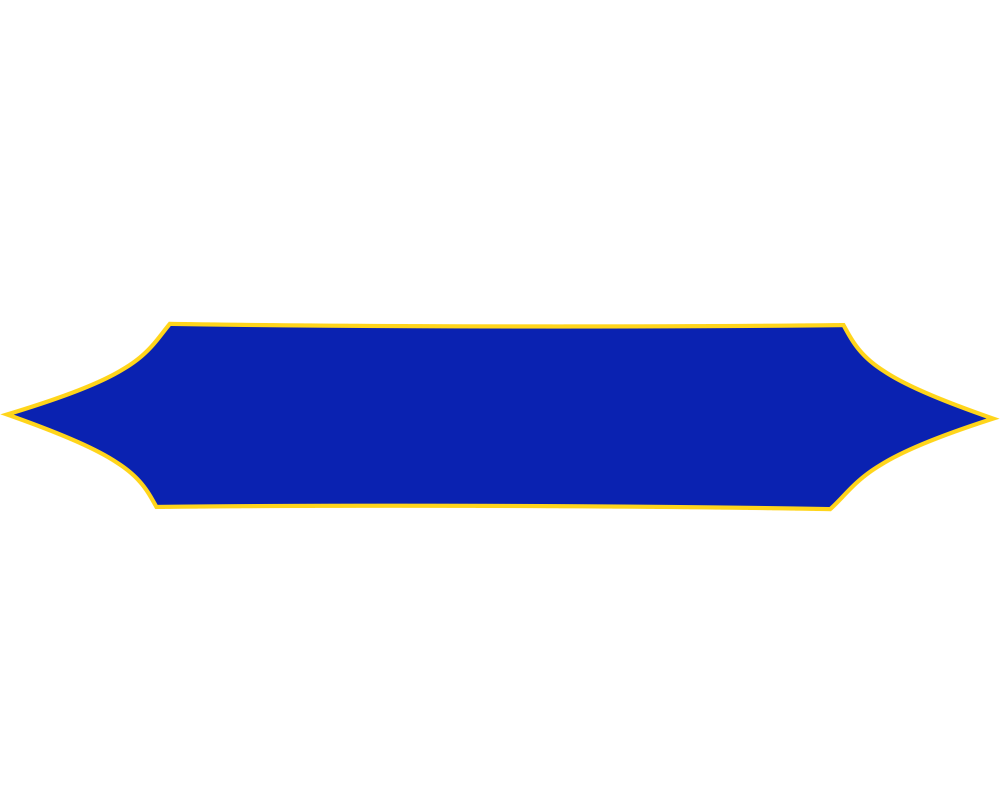
#> input picture polygon1.png, 3000 x 2400 px (shown at 1/3 size); its folder holds 2 pictures in this run
$ python -i fffrules.py   (imports and definitions only)   (older library calls are emulated)
#> lines starting #> are read from the running program, lines starting #| are printed output that depends on the picture
from tkinter import *
from PIL import ImageTk, Image
import mysql.connector
import secondfff
def rules():
    root = Tk()
    root.geometry("1366x768")
    root.configure(bg="#324AEE")
    root.resizable(0,0)
    frame=Frame(root,bg="#324AEE",height=768,width=1366)
    frame.place(x=0,y=0)
    img2 = Image.open("polygon1.png")
#> img2 is the input picture: PIL image 3000x2400 RGBA; mean R, G, B, A 18, 21.7, 44.4, 47
    img2 = img2.resize((1200, 600), Image.ANTIALIAS)
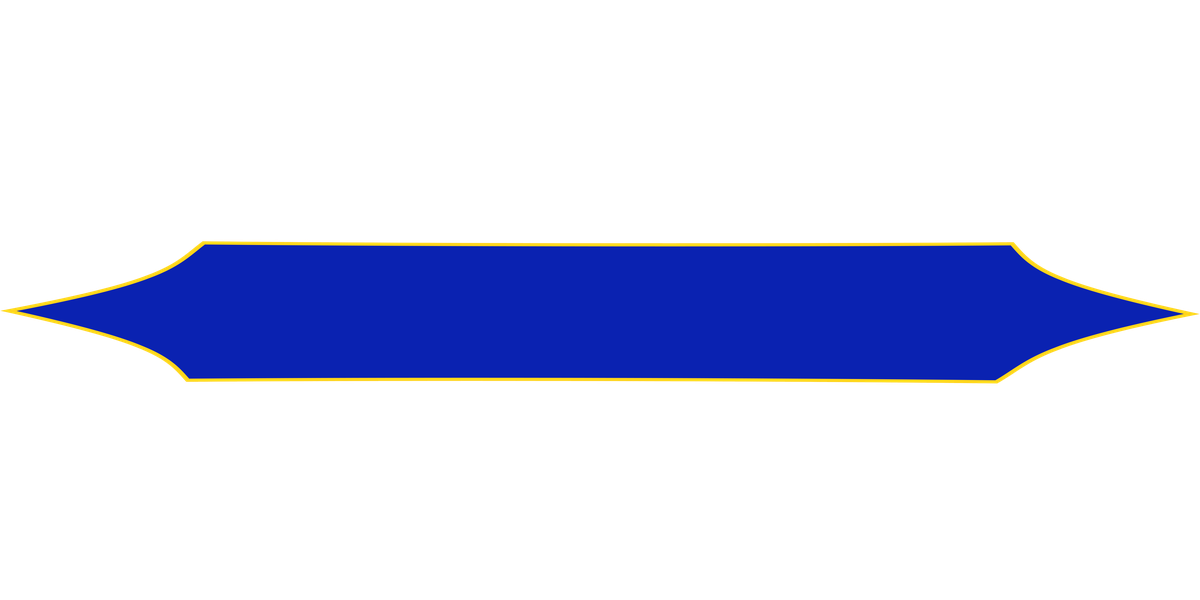
#> img2: PIL image 1200x600 RGBA; mean R, G, B, A 5.9, 9.5, 31.2, 47; transparent parts drawn white
    img2 = ImageTk.PhotoImage(img2)
    img = Image.open("polygon1.png")
    img = img.resize((405, 370), Image.ANTIALIAS)
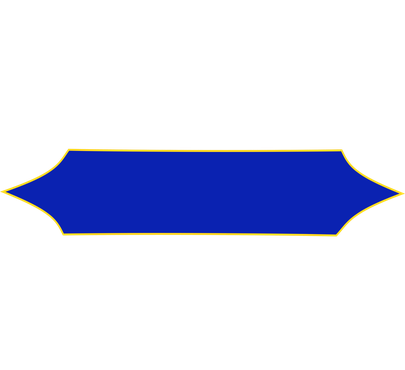
#> img: PIL image 405x370 RGBA; mean R, G, B, A 6.9, 10.4, 31.2, 47; transparent parts drawn white
    img = ImageTk.PhotoImage(img)
    img1 = Image.open("polygonyellow1.png")
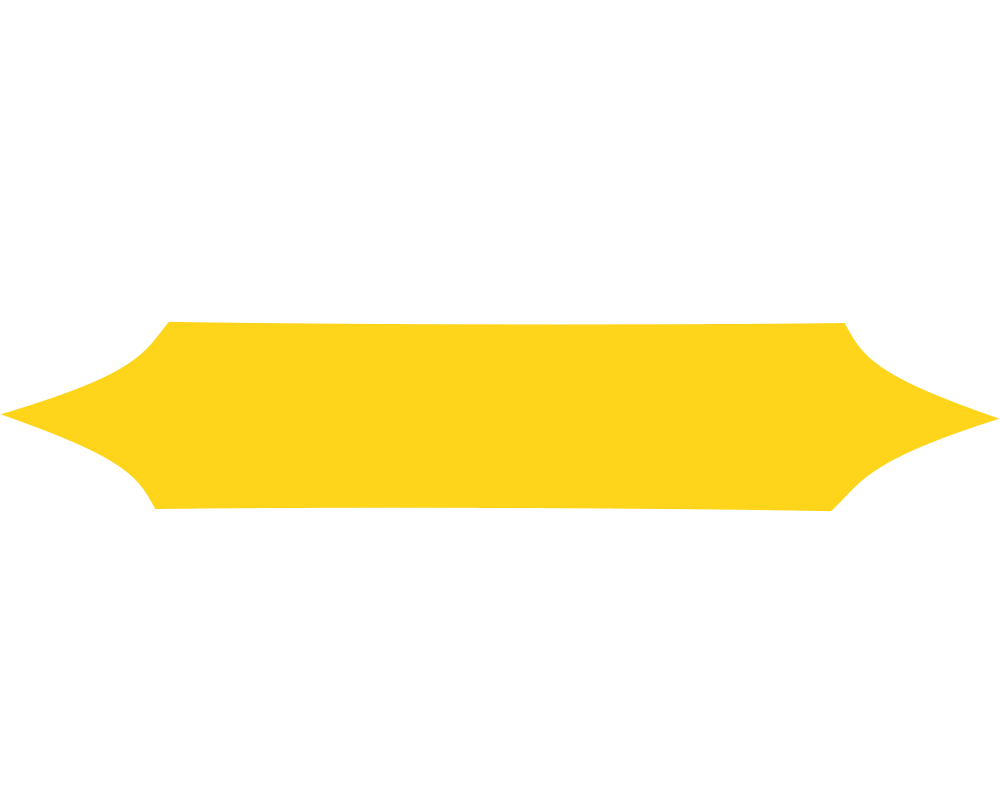
#> input picture polygonyellow1.png, 3000 x 2400 px (shown at 1/3 size)
#> img1 is the input picture: PIL image 3000x2400 RGBA; mean R, G, B, A 60.2, 52.7, 18.4, 46.9
    img1 = img1.resize((405, 370), Image.ANTIALIAS)
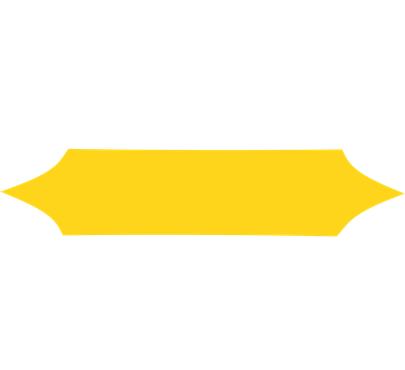
#> img1: PIL image 405x370 RGBA; mean R, G, B, A 49.3, 41.4, 5.3, 46.9; transparent parts drawn white
    img1 = ImageTk.PhotoImage(img1)
    c=Canvas(frame,bg='#324AEE',width=1366,height=150,highlightthickness=0)
    c.place(x=0,y=10)
    c.create_image(650, 65, anchor=CENTER, image=img2)
    reg=Label(frame,text='Fastest Finger First Rules',bg="#0A22B1",fg="white",font="Courier 30 bold")
    reg.place(x=280,y=55)
    def on_enter1(e):
        btn['image'] = img1
    def on_leave1(e):
        btn['image'] = img
    def prr():
            root.destroy()
            secondfff.fff()
    btn=Button(frame,text='Start',height=100,width=400,command=prr,font="Courier 17 bold",activebackground='#324AEE',
                     bg="#324AEE",fg="white",image=img,compound="center",relief="groove",bd=0)
    btn.place(x=750,y=600)
    fff=Label(frame,bg='#324AEE',bd=0,fg="white",font="Courier 17 bold",text='1. You will be given 20 seconds for the question')
    fff.place(x=10,y=200)
    fff1=Label(frame,bg='#324AEE',bd=0,fg="white",font="Courier 17 bold",text='2. After 5 seconds the options will be appear')
    fff1.place(x=10,y=300)
    fff2=Label(frame,bg='#324AEE',bd=0,fg="white",font="Courier 17 bold",text='3. You have to select the options in the correct sequence')
    fff2.place(x=10,y=400)
    fff3=Label(frame,bg='#324AEE',bd=0,fg="white",font="Courier 17 bold",text='4. The fastest to select all the right options will sit on the hot seat')
    fff3.place(x=10,y=500)
    btn.bind("<Enter>", on_enter1)
    btn.bind("<Leave>", on_leave1)

    root.mainloop()

>>> result = rules()
